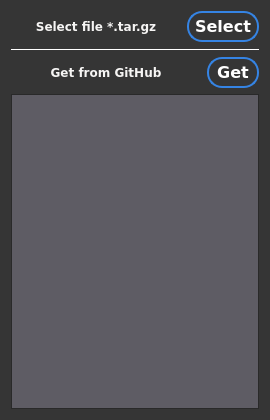
<?xml version="1.0" encoding="UTF-8"?>
<ui version="4.0">
 <class>DarkAddDialog</class>
 <widget class="QDialog" name="DarkAddDialog">
  <property name="windowModality">
   <enum>Qt::ApplicationModal</enum>
  </property>
  <property name="geometry">
   <rect>
    <x>0</x>
    <y>0</y>
    <width>270</width>
    <height>420</height>
   </rect>
  </property>
  <property name="minimumSize">
   <size>
    <width>270</width>
    <height>420</height>
   </size>
  </property>
  <property name="palette">
   <palette>
    <active>
     <colorrole role="WindowText">
      <brush brushstyle="SolidPattern">
       <color alpha="255">
        <red>255</red>
        <green>255</green>
        <blue>255</blue>
       </color>
      </brush>
     </colorrole>
     <colorrole role="Button">
      <brush brushstyle="SolidPattern">
       <color alpha="255">
        <red>53</red>
        <green>53</green>
        <blue>53</blue>
       </color>
      </brush>
     </colorrole>
     <colorrole role="Light">
      <brush brushstyle="SolidPattern">
       <color alpha="255">
        <red>79</red>
        <green>79</green>
        <blue>79</blue>
       </color>
      </brush>
     </colorrole>
     <colorrole role="Midlight">
      <brush brushstyle="SolidPattern">
       <color alpha="255">
        <red>66</red>
        <green>66</green>
        <blue>66</blue>
       </color>
      </brush>
     </colorrole>
     <colorrole role="Dark">
      <brush brushstyle="SolidPattern">
       <color alpha="255">
        <red>26</red>
        <green>26</green>
        <blue>26</blue>
       </color>
      </brush>
     </colorrole>
     <colorrole role="Mid">
      <brush brushstyle="SolidPattern">
       <color alpha="255">
        <red>35</red>
        <green>35</green>
        <blue>35</blue>
       </color>
      </brush>
     </colorrole>
     <colorrole role="Text">
      <brush brushstyle="SolidPattern">
       <color alpha="255">
        <red>255</red>
        <green>255</green>
        <blue>255</blue>
       </color>
      </brush>
     </colorrole>
     <colorrole role="BrightText">
      <brush brushstyle="SolidPattern">
       <color alpha="255">
        <red>255</red>
        <green>255</green>
        <blue>255</blue>
       </color>
      </brush>
     </colorrole>
     <colorrole role="ButtonText">
      <brush brushstyle="SolidPattern">
       <color alpha="255">
        <red>255</red>
        <green>255</green>
        <blue>255</blue>
       </color>
      </brush>
     </colorrole>
     <colorrole role="Base">
      <brush brushstyle="SolidPattern">
       <color alpha="255">
        <red>94</red>
        <green>92</green>
        <blue>100</blue>
       </color>
      </brush>
     </colorrole>
     <colorrole role="Window">
      <brush brushstyle="SolidPattern">
       <color alpha="255">
        <red>53</red>
        <green>53</green>
        <blue>53</blue>
       </color>
      </brush>
     </colorrole>
     <colorrole role="Shadow">
      <brush brushstyle="SolidPattern">
       <color alpha="255">
        <red>0</red>
        <green>0</green>
        <blue>0</blue>
       </color>
      </brush>
     </colorrole>
     <colorrole role="AlternateBase">
      <brush brushstyle="SolidPattern">
       <color alpha="255">
        <red>26</red>
        <green>26</green>
        <blue>26</blue>
       </color>
      </brush>
     </colorrole>
     <colorrole role="ToolTipBase">
      <brush brushstyle="SolidPattern">
       <color alpha="255">
        <red>255</red>
        <green>255</green>
        <blue>220</blue>
       </color>
      </brush>
     </colorrole>
     <colorrole role="ToolTipText">
      <brush brushstyle="SolidPattern">
       <color alpha="255">
        <red>0</red>
        <green>0</green>
        <blue>0</blue>
       </color>
      </brush>
     </colorrole>
     <colorrole role="PlaceholderText">
      <brush brushstyle="SolidPattern">
       <color alpha="128">
        <red>255</red>
        <green>255</green>
        <blue>255</blue>
       </color>
      </brush>
     </colorrole>
    </active>
    <inactive>
     <colorrole role="WindowText">
      <brush brushstyle="SolidPattern">
       <color alpha="255">
        <red>255</red>
        <green>255</green>
        <blue>255</blue>
       </color>
      </brush>
     </colorrole>
     <colorrole role="Button">
      <brush brushstyle="SolidPattern">
       <color alpha="255">
        <red>53</red>
        <green>53</green>
        <blue>53</blue>
       </color>
      </brush>
     </colorrole>
     <colorrole role="Light">
      <brush brushstyle="SolidPattern">
       <color alpha="255">
        <red>79</red>
        <green>79</green>
        <blue>79</blue>
       </color>
      </brush>
     </colorrole>
     <colorrole role="Midlight">
      <brush brushstyle="SolidPattern">
       <color alpha="255">
        <red>66</red>
        <green>66</green>
        <blue>66</blue>
       </color>
      </brush>
     </colorrole>
     <colorrole role="Dark">
      <brush brushstyle="SolidPattern">
       <color alpha="255">
        <red>26</red>
        <green>26</green>
        <blue>26</blue>
       </color>
      </brush>
     </colorrole>
     <colorrole role="Mid">
      <brush brushstyle="SolidPattern">
       <color alpha="255">
        <red>35</red>
        <green>35</green>
        <blue>35</blue>
       </color>
      </brush>
     </colorrole>
     <colorrole role="Text">
      <brush brushstyle="SolidPattern">
       <color alpha="255">
        <red>255</red>
        <green>255</green>
        <blue>255</blue>
       </color>
      </brush>
     </colorrole>
     <colorrole role="BrightText">
      <brush brushstyle="SolidPattern">
       <color alpha="255">
        <red>255</red>
        <green>255</green>
        <blue>255</blue>
       </color>
      </brush>
     </colorrole>
     <colorrole role="ButtonText">
      <brush brushstyle="SolidPattern">
       <color alpha="255">
        <red>255</red>
        <green>255</green>
        <blue>255</blue>
       </color>
      </brush>
     </colorrole>
     <colorrole role="Base">
      <brush brushstyle="SolidPattern">
       <color alpha="255">
        <red>94</red>
        <green>92</green>
        <blue>100</blue>
       </color>
      </brush>
     </colorrole>
     <colorrole role="Window">
      <brush brushstyle="SolidPattern">
       <color alpha="255">
        <red>53</red>
        <green>53</green>
        <blue>53</blue>
       </color>
      </brush>
     </colorrole>
     <colorrole role="Shadow">
      <brush brushstyle="SolidPattern">
       <color alpha="255">
        <red>0</red>
        <green>0</green>
        <blue>0</blue>
       </color>
      </brush>
     </colorrole>
     <colorrole role="AlternateBase">
      <brush brushstyle="SolidPattern">
       <color alpha="255">
        <red>26</red>
        <green>26</green>
        <blue>26</blue>
       </color>
      </brush>
     </colorrole>
     <colorrole role="ToolTipBase">
      <brush brushstyle="SolidPattern">
       <color alpha="255">
        <red>255</red>
        <green>255</green>
        <blue>220</blue>
       </color>
      </brush>
     </colorrole>
     <colorrole role="ToolTipText">
      <brush brushstyle="SolidPattern">
       <color alpha="255">
        <red>0</red>
        <green>0</green>
        <blue>0</blue>
       </color>
      </brush>
     </colorrole>
     <colorrole role="PlaceholderText">
      <brush brushstyle="SolidPattern">
       <color alpha="128">
        <red>255</red>
        <green>255</green>
        <blue>255</blue>
       </color>
      </brush>
     </colorrole>
    </inactive>
    <disabled>
     <colorrole role="WindowText">
      <brush brushstyle="SolidPattern">
       <color alpha="255">
        <red>26</red>
        <green>26</green>
        <blue>26</blue>
       </color>
      </brush>
     </colorrole>
     <colorrole role="Button">
      <brush brushstyle="SolidPattern">
       <color alpha="255">
        <red>53</red>
        <green>53</green>
        <blue>53</blue>
       </color>
      </brush>
     </colorrole>
     <colorrole role="Light">
      <brush brushstyle="SolidPattern">
       <color alpha="255">
        <red>79</red>
        <green>79</green>
        <blue>79</blue>
       </color>
      </brush>
     </colorrole>
     <colorrole role="Midlight">
      <brush brushstyle="SolidPattern">
       <color alpha="255">
        <red>66</red>
        <green>66</green>
        <blue>66</blue>
       </color>
      </brush>
     </colorrole>
     <colorrole role="Dark">
      <brush brushstyle="SolidPattern">
       <color alpha="255">
        <red>26</red>
        <green>26</green>
        <blue>26</blue>
       </color>
      </brush>
     </colorrole>
     <colorrole role="Mid">
      <brush brushstyle="SolidPattern">
       <color alpha="255">
        <red>35</red>
        <green>35</green>
        <blue>35</blue>
       </color>
      </brush>
     </colorrole>
     <colorrole role="Text">
      <brush brushstyle="SolidPattern">
       <color alpha="255">
        <red>26</red>
        <green>26</green>
        <blue>26</blue>
       </color>
      </brush>
     </colorrole>
     <colorrole role="BrightText">
      <brush brushstyle="SolidPattern">
       <color alpha="255">
        <red>255</red>
        <green>255</green>
        <blue>255</blue>
       </color>
      </brush>
     </colorrole>
     <colorrole role="ButtonText">
      <brush brushstyle="SolidPattern">
       <color alpha="255">
        <red>26</red>
        <green>26</green>
        <blue>26</blue>
       </color>
      </brush>
     </colorrole>
     <colorrole role="Base">
      <brush brushstyle="SolidPattern">
       <color alpha="255">
        <red>53</red>
        <green>53</green>
        <blue>53</blue>
       </color>
      </brush>
     </colorrole>
     <colorrole role="Window">
      <brush brushstyle="SolidPattern">
       <color alpha="255">
        <red>53</red>
        <green>53</green>
        <blue>53</blue>
       </color>
      </brush>
     </colorrole>
     <colorrole role="Shadow">
      <brush brushstyle="SolidPattern">
       <color alpha="255">
        <red>0</red>
        <green>0</green>
        <blue>0</blue>
       </color>
      </brush>
     </colorrole>
     <colorrole role="AlternateBase">
      <brush brushstyle="SolidPattern">
       <color alpha="255">
        <red>53</red>
        <green>53</green>
        <blue>53</blue>
       </color>
      </brush>
     </colorrole>
     <colorrole role="ToolTipBase">
      <brush brushstyle="SolidPattern">
       <color alpha="255">
        <red>255</red>
        <green>255</green>
        <blue>220</blue>
       </color>
      </brush>
     </colorrole>
     <colorrole role="ToolTipText">
      <brush brushstyle="SolidPattern">
       <color alpha="255">
        <red>0</red>
        <green>0</green>
        <blue>0</blue>
       </color>
      </brush>
     </colorrole>
     <colorrole role="PlaceholderText">
      <brush brushstyle="SolidPattern">
       <color alpha="128">
        <red>255</red>
        <green>255</green>
        <blue>255</blue>
       </color>
      </brush>
     </colorrole>
    </disabled>
   </palette>
  </property>
  <property name="windowTitle">
   <string>Add book</string>
  </property>
  <property name="windowIcon">
   <iconset resource="../../../res.qrc">
    <normaloff>:/img/img/b_logo.png</normaloff>:/img/img/b_logo.png</iconset>
  </property>
  <layout class="QVBoxLayout" name="verticalLayout">
   <item>
    <layout class="QHBoxLayout" name="horizontalLayout">
     <item>
      <widget class="QLabel" name="label">
       <property name="sizePolicy">
        <sizepolicy hsizetype="Preferred" vsizetype="Maximum">
         <horstretch>0</horstretch>
         <verstretch>0</verstretch>
        </sizepolicy>
       </property>
       <property name="font">
        <font>
         <family>DejaVu Sans</family>
         <pointsize>9</pointsize>
         <weight>75</weight>
         <bold>true</bold>
        </font>
       </property>
       <property name="styleSheet">
        <string notr="true">color: rgb(246, 245, 244);</string>
       </property>
       <property name="text">
        <string>Select file *.tar.gz</string>
       </property>
       <property name="alignment">
        <set>Qt::AlignCenter</set>
       </property>
      </widget>
     </item>
     <item>
      <widget class="QPushButton" name="select_button">
       <property name="sizePolicy">
        <sizepolicy hsizetype="Maximum" vsizetype="Fixed">
         <horstretch>0</horstretch>
         <verstretch>0</verstretch>
        </sizepolicy>
       </property>
       <property name="font">
        <font>
         <family>DejaVu Sans</family>
         <pointsize>12</pointsize>
         <weight>75</weight>
         <bold>true</bold>
        </font>
       </property>
       <property name="cursor">
        <cursorShape>PointingHandCursor</cursorShape>
       </property>
       <property name="styleSheet">
        <string notr="true">background-color: rgb(53, 53, 53);
color: rgb(255, 255, 255);
border: 2px solid rgb(53, 132, 228);
border-radius: 15px;
padding: 4px;
width: 60px;
min-height: 18px;</string>
       </property>
       <property name="text">
        <string>Select</string>
       </property>
      </widget>
     </item>
    </layout>
   </item>
   <item>
    <widget class="Line" name="line">
     <property name="font">
      <font>
       <weight>50</weight>
       <bold>false</bold>
      </font>
     </property>
     <property name="frameShadow">
      <enum>QFrame::Plain</enum>
     </property>
     <property name="lineWidth">
      <number>1</number>
     </property>
     <property name="midLineWidth">
      <number>0</number>
     </property>
     <property name="orientation">
      <enum>Qt::Horizontal</enum>
     </property>
    </widget>
   </item>
   <item>
    <layout class="QHBoxLayout" name="horizontalLayout_2">
     <item>
      <widget class="QLabel" name="label_2">
       <property name="sizePolicy">
        <sizepolicy hsizetype="Preferred" vsizetype="Maximum">
         <horstretch>0</horstretch>
         <verstretch>0</verstretch>
        </sizepolicy>
       </property>
       <property name="font">
        <font>
         <family>DejaVu Sans</family>
         <pointsize>9</pointsize>
         <weight>75</weight>
         <bold>true</bold>
        </font>
       </property>
       <property name="styleSheet">
        <string notr="true">color: rgb(246, 245, 244);</string>
       </property>
       <property name="text">
        <string>Get from GitHub</string>
       </property>
       <property name="alignment">
        <set>Qt::AlignCenter</set>
       </property>
      </widget>
     </item>
     <item>
      <widget class="QPushButton" name="get_button">
       <property name="sizePolicy">
        <sizepolicy hsizetype="Maximum" vsizetype="Fixed">
         <horstretch>0</horstretch>
         <verstretch>0</verstretch>
        </sizepolicy>
       </property>
       <property name="font">
        <font>
         <family>DejaVu Sans</family>
         <pointsize>12</pointsize>
         <weight>75</weight>
         <bold>true</bold>
        </font>
       </property>
       <property name="cursor">
        <cursorShape>PointingHandCursor</cursorShape>
       </property>
       <property name="styleSheet">
        <string notr="true">background-color: rgb(53, 53, 53);
color: rgb(255, 255, 255);
border: 2px solid rgb(53, 132, 228);
border-radius: 15px;
padding: 4px;
width: 40px;
min-height: 18px;</string>
       </property>
       <property name="text">
        <string>Get</string>
       </property>
      </widget>
     </item>
    </layout>
   </item>
   <item>
    <layout class="QVBoxLayout" name="verticalLayout_2">
     <item>
      <widget class="QListView" name="listbooks">
       <property name="font">
        <font>
         <weight>75</weight>
         <bold>true</bold>
        </font>
       </property>
       <property name="editTriggers">
        <set>QAbstractItemView::NoEditTriggers</set>
       </property>
       <property name="showDropIndicator" stdset="0">
        <bool>false</bool>
       </property>
       <property name="defaultDropAction">
        <enum>Qt::IgnoreAction</enum>
       </property>
      </widget>
     </item>
    </layout>
   </item>
  </layout>
 </widget>
 <resources>
  <include location="../../../res.qrc"/>
 </resources>
 <connections/>
</ui>
